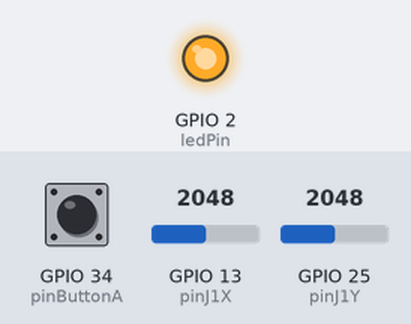
A sketch run on a simulated ESP32. On the bench: output pins drawn as LEDs (lit = HIGH). The inputs (shaded band) are chosen by the test bench; at power-on: GPIO 13 (pinJ1X) = 2048, GPIO 25 (pinJ1Y) = 2048, GPIO 34 (pinButtonA) HIGH. Nothing arrives over Bluetooth unless stated.

Above: at 0.1 s.
Timing chart, 0 to 1.6 s (numbered marks = the images above):
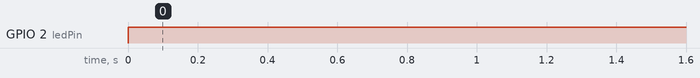

The sketch:

Jugador1.ino
```cpp
#include "BluetoothSerial.h"

BluetoothSerial BT;
// Entradas análogicas
const int pinJ1X = 13;
const int pinJ1Y = 25;

// Valores entradas analógicas
int J1X = 0;
int J1Y = 0;
int J1Y_Value = 0;
int J1X_Value = 0;

// Valores entradas analógicas guardadas
int J1Y_ValueP = 0;
int J1X_ValueP = 0;

// Entrada Digital
const int pinButtonA = 34;
int bandera = 0; // Variable para gestionar el botón
const int ledPin = 2; // Pin para la LED interna
bool isConnected = false; // Variable para el estado de la conexión Bluetooth
void setup() {
  //Nombre ESP32 que controla el control del Jugador 1
  BT.begin("ESP32-J1-CC");
  pinMode(2, OUTPUT);

  // Configura los pines del potenciómetro como entrada
  pinMode(pinJ1X, INPUT);
  pinMode(pinJ1Y, INPUT);

  // Configura el pin del botón como entrada pullup
  pinMode(pinButtonA, INPUT_PULLUP);


}

void loop() {
  if (BT.connected() && !isConnected) {
    isConnected = true;
    digitalWrite(ledPin, HIGH); // Enciende la LED interna cuando se conecta
  } else if (!BT.connected() && isConnected) {
    isConnected = false;
    digitalWrite(ledPin, LOW); // Apaga la LED interna cuando se desconecta
  }
  // Lee el estado del botón
  if (digitalRead(pinButtonA) == LOW && bandera == 0) { // Si se presiona el botón y antes no estaba presionado
    bandera = 1;
    //BT.println("Button Pressed");
    BT.write(0xA1); // Enviar código 0xA1 para el botón presionado
  } else if (digitalRead(pinButtonA) == HIGH && bandera == 1) { // Si se suelta el botón y antes estaba presionado
    bandera = 0; //No se manda nada solo se cambia el valor de la bandera
    //BT.println("Button Released");
    //BT.write(0xA1); // Enviar código 0xAx para el botón liberado
  }

  // Lee el valor del potenciómetro
  J1X = analogRead(pinJ1X);
  J1Y = analogRead(pinJ1Y);

  // Escala el valor del potenciómetro de 0-1023 a 0-15
  J1X_Value = map(J1X, 0, 1023, 0, 15);
  J1Y_Value = map(J1Y, 0, 1023, 0, 15);

   // Combina el código con el valor
  byte J1X_CodedValue = (0x04 << 4) | J1X_Value; // 0x0x para J1X
  byte J1Y_CodedValue = (0x01 << 4) | J1Y_Value; // 0x1x para J1Y

  // Envía los valores codificados a través de Bluetooth si cambian
  if (J1X_ValueP != J1X_Value) {
    BT.write(J1X_CodedValue);
    J1X_ValueP = J1X_Value;
  }

  if (J1Y_ValueP != J1Y_Value) {
    BT.write(J1Y_CodedValue);
    J1Y_ValueP = J1Y_Value;
  }

  // Espera un tiempo antes de enviar el siguiente valor
  delay(100);
}
```

Measured:
- by itself, GPIO 2 (ledPin): LOW → HIGH at 0.00 s
